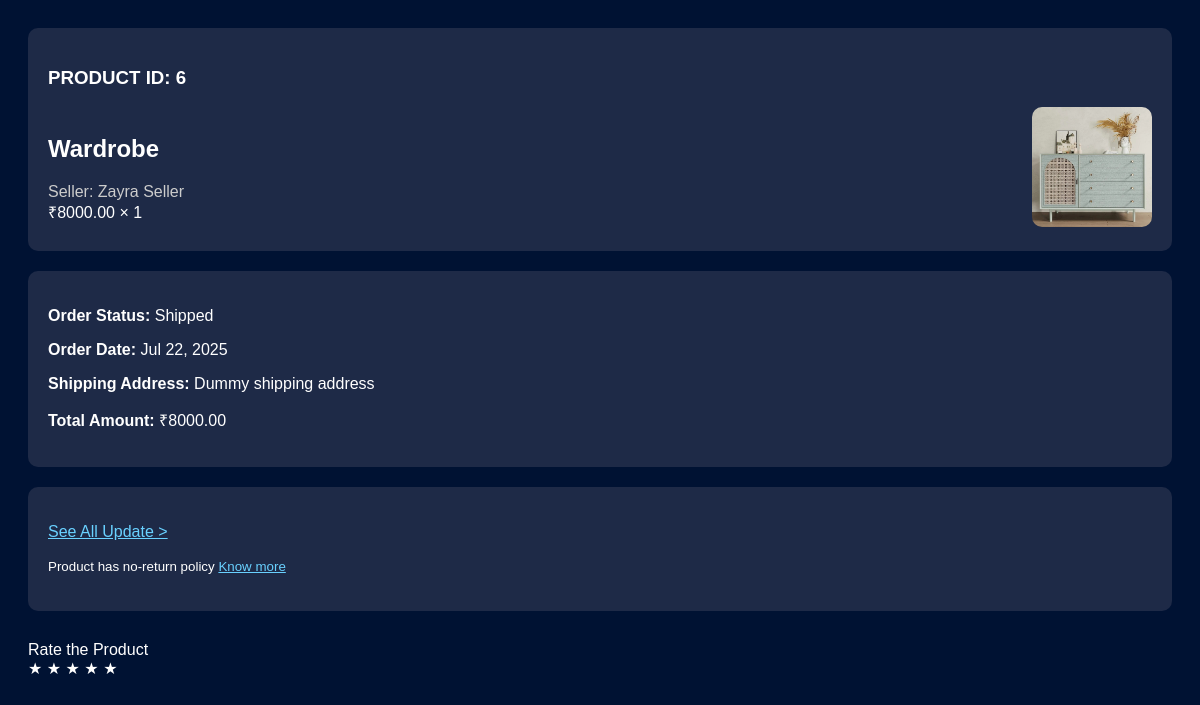
/orders/track/6/ (signed in), run on an earlier commit of the app's database.
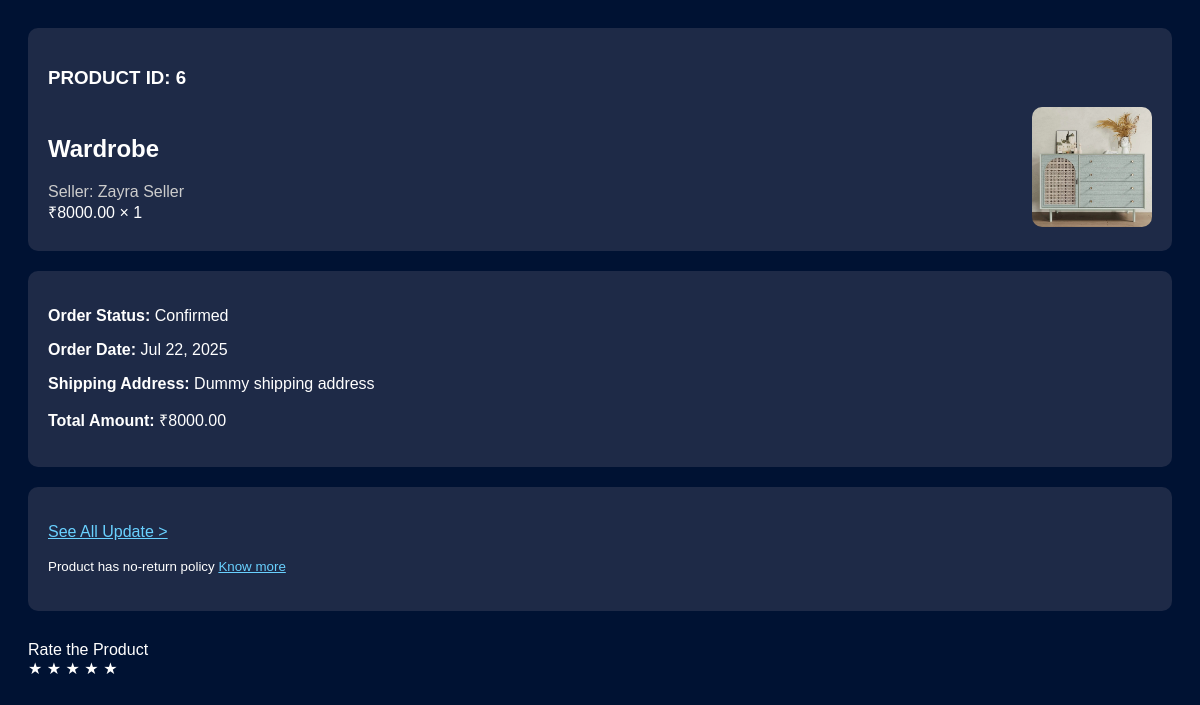
And on a later commit of the database.
### orders/models.py (models this page shows)
class Order(models.Model):
    STATUS_CHOICES = [
        ('Pending', 'Pending'),
        ('Confirmed', 'Confirmed'),
        ('Shipped', 'Shipped'),
        ('Delivered', 'Delivered'),
        ('Returned', 'Returned'),
    ]
    user = models.ForeignKey(User, on_delete=models.CASCADE)
    coupon = models.ForeignKey(Coupon, on_delete=models.SET_NULL, null=True, blank=True)
    status = models.CharField(max_length=20, choices=STATUS_CHOICES, default='Pending')
    shipping_address = models.TextField()
    billing_address = models.TextField()
    total_amount = models.DecimalField(max_digits=10, decimal_places=2)
    created_at = models.DateTimeField(auto_now_add=True)

### orders/views.py (the view)
# urls.py: path('track/<int:order_id>/', views.track_order, name='track'),
@login_required
def track_order(request, order_id):
    order = get_object_or_404(Order, id=order_id)
    order_items = OrderItem.objects.filter(order=order)
    context = {
        'order': order,
        'order_items': order_items,
    }
    return render(request, 'prod_content/product_tracking.html', context)

### prod_content/templates/prod_content/product_tracking.html (shortened to what this page needs)
{% load static %}
<!DOCTYPE html>
<html>
<head>
</head>
<body>
  <div class="card">
    <h3>PRODUCT ID: {{ order.id }}</h3>
    {% for item in order_items %}
      <div class="product-box">
        <div class="product-info">
          <h2>{{ item.product.name }}</h2>
          <div class="subtitle">Seller: {{ item.product.seller_name|default:"Zayra Seller" }}</div>
          <div>₹{{ item.price }} × {{ item.quantity }}</div>
        </div>
        <div class="product-img">
          <img src="{{ item.product.image.url }}" alt="{{ item.product.name }}">
        </div>
      </div>
    {% endfor %}
  </div>
  <div class="card">
    <p><strong>Order Status:</strong> {{ order.status }}</p>
    <p><strong>Order Date:</strong> {{ order.created_at|date:"M d, Y" }}</p>
    <p><strong>Shipping Address:</strong> {{ order.shipping_address }}</p>
    <p><strong>Total Amount:</strong> ₹{{ order.total_amount }}</p>
  </div>
  <div class="card">
    <p><a href="#" style="color: #69d1ff;">See All Update ></a></p>
    <p><small>Product has no-return policy <a href="#" style="color: #69d1ff;">Know more</a></small></p>
  </div>
  <div class="rating">
    <label>Rate the Product</label><br/>
    ★ ★ ★ ★ ★
  </div>
</body>
</html>

What changed in the data, as far as the page shows it:
changed Order "Dummy shipping address": status "Shipped" → "Confirmed"
